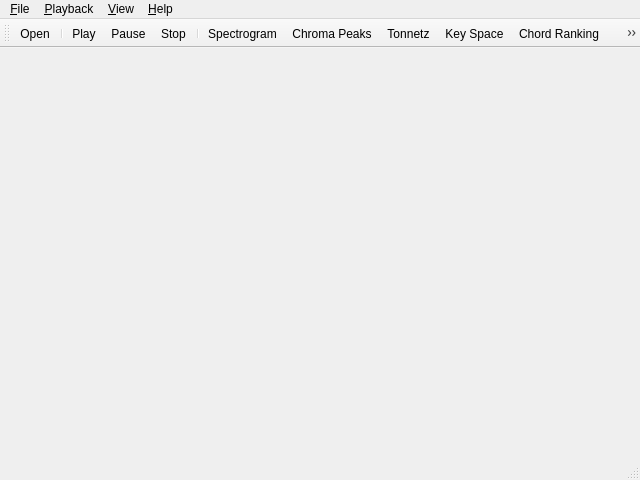
<ui version="4.0" >
 <class>MainWindow</class>
 <widget class="QMainWindow" name="MainWindow" >
  <property name="geometry" >
   <rect>
    <x>0</x>
    <y>0</y>
    <width>640</width>
    <height>480</height>
   </rect>
  </property>
  <property name="sizePolicy" >
   <sizepolicy vsizetype="Preferred" hsizetype="Preferred" >
    <horstretch>0</horstretch>
    <verstretch>0</verstretch>
   </sizepolicy>
  </property>
  <property name="windowTitle" >
   <string>Turnaround</string>
  </property>
  <property name="windowIcon" >
   <iconset resource="images.qrc" >
    <normaloff>:/icons/images/segmentation.svg</normaloff>:/icons/images/segmentation.svg</iconset>
  </property>
  <widget class="QWidget" name="centralwidget" />
  <widget class="QMenuBar" name="menubar" >
   <property name="geometry" >
    <rect>
     <x>0</x>
     <y>0</y>
     <width>640</width>
     <height>28</height>
    </rect>
   </property>
   <widget class="QMenu" name="menuFile" >
    <property name="title" >
     <string>&amp;File</string>
    </property>
    <widget class="QMenu" name="menuOpenRecent" >
     <property name="title" >
      <string>Open &amp;recent</string>
     </property>
    </widget>
    <addaction name="fileOpenAction" />
    <addaction name="menuOpenRecent" />
    <addaction name="separator" />
    <addaction name="fileExitAction" />
   </widget>
   <widget class="QMenu" name="menuPlayback" >
    <property name="title" >
     <string>&amp;Playback</string>
    </property>
    <addaction name="playbackPlayAction" />
    <addaction name="playbackPauseAction" />
    <addaction name="playbackStopAction" />
   </widget>
   <widget class="QMenu" name="menu_View" >
    <property name="title" >
     <string>&amp;View</string>
    </property>
    <addaction name="viewSpectrogramAction" />
    <addaction name="viewChromaPeaksAction" />
    <addaction name="viewTonnetzAction" />
    <addaction name="viewKeySpaceAction" />
    <addaction name="viewChordRankingAction" />
    <addaction name="viewSegmentationAction" />
   </widget>
   <widget class="QMenu" name="menu_Help" >
    <property name="title" >
     <string>&amp;Help</string>
    </property>
    <addaction name="helpOnlineTutorialAction" />
    <addaction name="helpWhatsThisAction" />
    <addaction name="helpAboutAction" />
   </widget>
   <addaction name="menuFile" />
   <addaction name="menuPlayback" />
   <addaction name="menu_View" />
   <addaction name="menu_Help" />
  </widget>
  <widget class="QStatusBar" name="statusbar" />
  <widget class="QToolBar" name="toolBar" >
   <property name="windowTitle" >
    <string>toolBar</string>
   </property>
   <attribute name="toolBarArea" >
    <enum>TopToolBarArea</enum>
   </attribute>
   <attribute name="toolBarBreak" >
    <bool>false</bool>
   </attribute>
   <addaction name="fileOpenAction" />
   <addaction name="separator" />
   <addaction name="playbackPlayAction" />
   <addaction name="playbackPauseAction" />
   <addaction name="playbackStopAction" />
   <addaction name="separator" />
   <addaction name="viewSpectrogramAction" />
   <addaction name="viewChromaPeaksAction" />
   <addaction name="viewTonnetzAction" />
   <addaction name="viewKeySpaceAction" />
   <addaction name="viewChordRankingAction" />
   <addaction name="viewSegmentationAction" />
   <addaction name="separator" />
   <addaction name="helpOnlineTutorialAction" />
   <addaction name="helpWhatsThisAction" />
  </widget>
  <action name="fileOpenAction" >
   <property name="icon" >
    <iconset resource="images.qrc" >
     <normaloff>:/icons/images/fileopen.png</normaloff>:/icons/images/fileopen.png</iconset>
   </property>
   <property name="text" >
    <string>&amp;Open</string>
   </property>
   <property name="statusTip" >
    <string>Open a song</string>
   </property>
   <property name="shortcut" >
    <string>Ctrl+O</string>
   </property>
  </action>
  <action name="fileExitAction" >
   <property name="icon" >
    <iconset resource="images.qrc" >
     <normaloff>:/icons/images/exit.png</normaloff>:/icons/images/exit.png</iconset>
   </property>
   <property name="text" >
    <string>E&amp;xit</string>
   </property>
   <property name="shortcut" >
    <string>Ctrl+Q</string>
   </property>
  </action>
  <action name="playbackPlayAction" >
   <property name="icon" >
    <iconset resource="images.qrc" >
     <normaloff>:/icons/images/player_play.png</normaloff>:/icons/images/player_play.png</iconset>
   </property>
   <property name="text" >
    <string>Play</string>
   </property>
   <property name="shortcut" >
    <string>Space</string>
   </property>
  </action>
  <action name="playbackStopAction" >
   <property name="icon" >
    <iconset resource="images.qrc" >
     <normaloff>:/icons/images/player_stop.png</normaloff>:/icons/images/player_stop.png</iconset>
   </property>
   <property name="text" >
    <string>Stop</string>
   </property>
   <property name="shortcut" >
    <string>Esc</string>
   </property>
  </action>
  <action name="playbackPauseAction" >
   <property name="icon" >
    <iconset resource="images.qrc" >
     <normaloff>:/icons/images/player_pause.png</normaloff>:/icons/images/player_pause.png</iconset>
   </property>
   <property name="text" >
    <string>Pause</string>
   </property>
  </action>
  <action name="helpOnlineTutorialAction" >
   <property name="icon" >
    <iconset resource="images.qrc" >
     <normaloff>:/icons/images/help.png</normaloff>:/icons/images/help.png</iconset>
   </property>
   <property name="text" >
    <string>Online &amp;tutorial</string>
   </property>
   <property name="shortcut" >
    <string>F1</string>
   </property>
  </action>
  <action name="helpWhatsThisAction" >
   <property name="icon" >
    <iconset resource="images.qrc" >
     <normaloff>:/icons/images/contexthelp.png</normaloff>:/icons/images/contexthelp.png</iconset>
   </property>
   <property name="text" >
    <string>&amp;What's this</string>
   </property>
   <property name="shortcut" >
    <string>Shift+F1</string>
   </property>
  </action>
  <action name="helpAboutAction" >
   <property name="text" >
    <string>&amp;About</string>
   </property>
  </action>
  <action name="viewChromaPeaksAction" >
   <property name="checkable" >
    <bool>true</bool>
   </property>
   <property name="icon" >
    <iconset resource="images.qrc" >
     <normaloff>:/icons/images/polarchromapeaks.svg</normaloff>:/icons/images/polarchromapeaks.svg</iconset>
   </property>
   <property name="text" >
    <string>Chroma &amp;Peaks</string>
   </property>
  </action>
  <action name="viewTonnetzAction" >
   <property name="checkable" >
    <bool>true</bool>
   </property>
   <property name="icon" >
    <iconset resource="images.qrc" >
     <normaloff>:/icons/images/tonnetz.svg</normaloff>:/icons/images/tonnetz.svg</iconset>
   </property>
   <property name="text" >
    <string>&amp;Tonnetz</string>
   </property>
  </action>
  <action name="viewKeySpaceAction" >
   <property name="checkable" >
    <bool>true</bool>
   </property>
   <property name="icon" >
    <iconset resource="images.qrc" >
     <normaloff>:/icons/images/keyspace.svg</normaloff>:/icons/images/keyspace.svg</iconset>
   </property>
   <property name="text" >
    <string>&amp;Key Space</string>
   </property>
  </action>
  <action name="viewChordRankingAction" >
   <property name="checkable" >
    <bool>true</bool>
   </property>
   <property name="icon" >
    <iconset resource="images.qrc" >
     <normaloff>:/icons/images/chordranking.svg</normaloff>:/icons/images/chordranking.svg</iconset>
   </property>
   <property name="text" >
    <string>Chord &amp;Ranking</string>
   </property>
  </action>
  <action name="viewSegmentationAction" >
   <property name="checkable" >
    <bool>true</bool>
   </property>
   <property name="icon" >
    <iconset resource="images.qrc" >
     <normaloff>:/icons/images/segmentation.svg</normaloff>:/icons/images/segmentation.svg</iconset>
   </property>
   <property name="text" >
    <string>&amp;Segmentation</string>
   </property>
  </action>
  <action name="viewSpectrogramAction" >
   <property name="checkable" >
    <bool>true</bool>
   </property>
   <property name="icon" >
    <iconset resource="images.qrc" >
     <normaloff>:/icons/images/spectrogram.svg</normaloff>:/icons/images/spectrogram.svg</iconset>
   </property>
   <property name="text" >
    <string>Spectrogram</string>
   </property>
  </action>
  <action name="actionRealTimeCapture" >
   <property name="checkable" >
    <bool>true</bool>
   </property>
   <property name="enabled" >
    <bool>false</bool>
   </property>
   <property name="icon" >
    <iconset resource="images.qrc" >
     <normaloff>:/icons/images/mix_microphone.png</normaloff>:/icons/images/mix_microphone.png</iconset>
   </property>
   <property name="text" >
    <string>Real time capture</string>
   </property>
  </action>
 </widget>
 <resources>
  <include location="images.qrc" />
 </resources>
 <connections/>
</ui>
